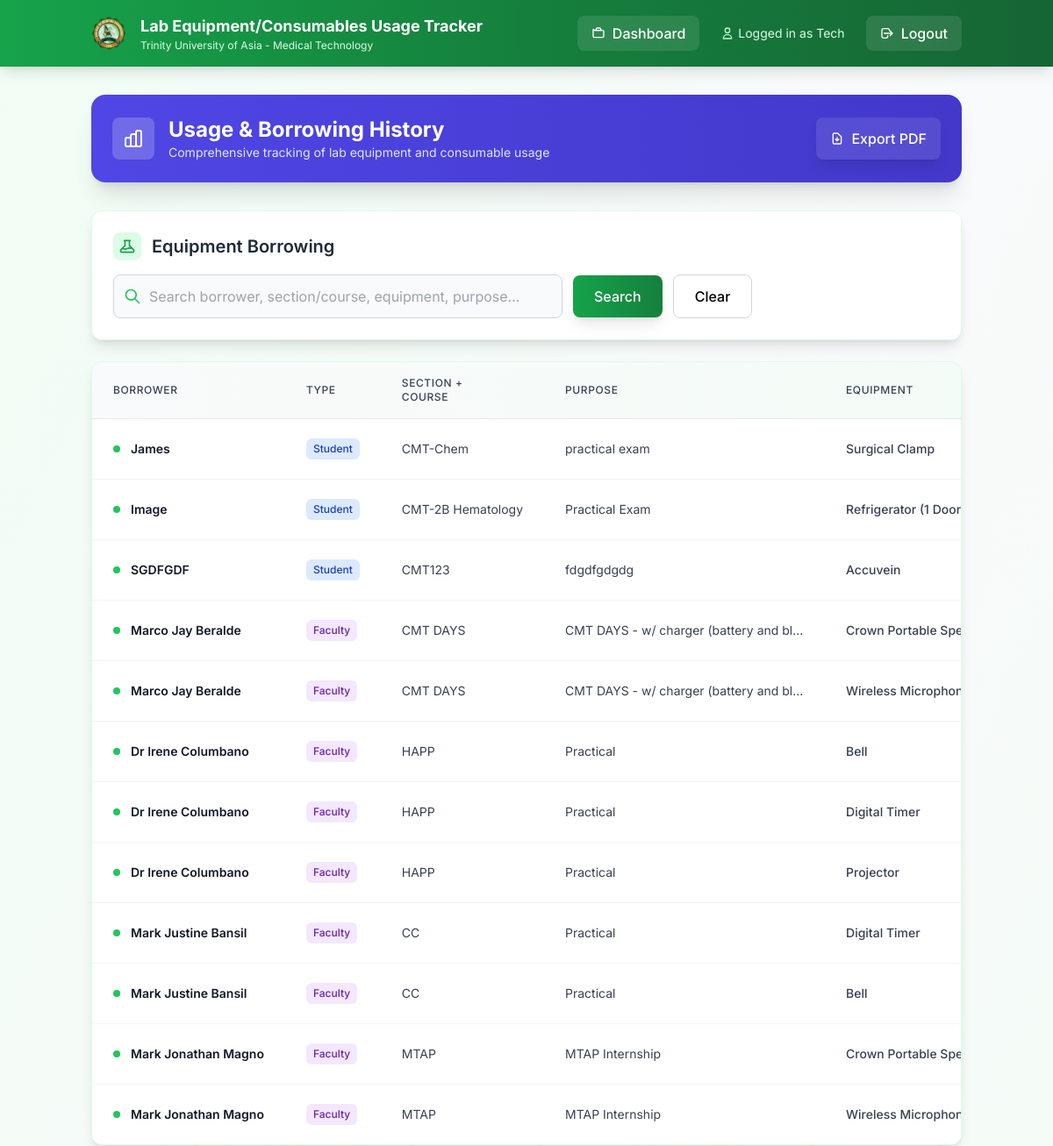
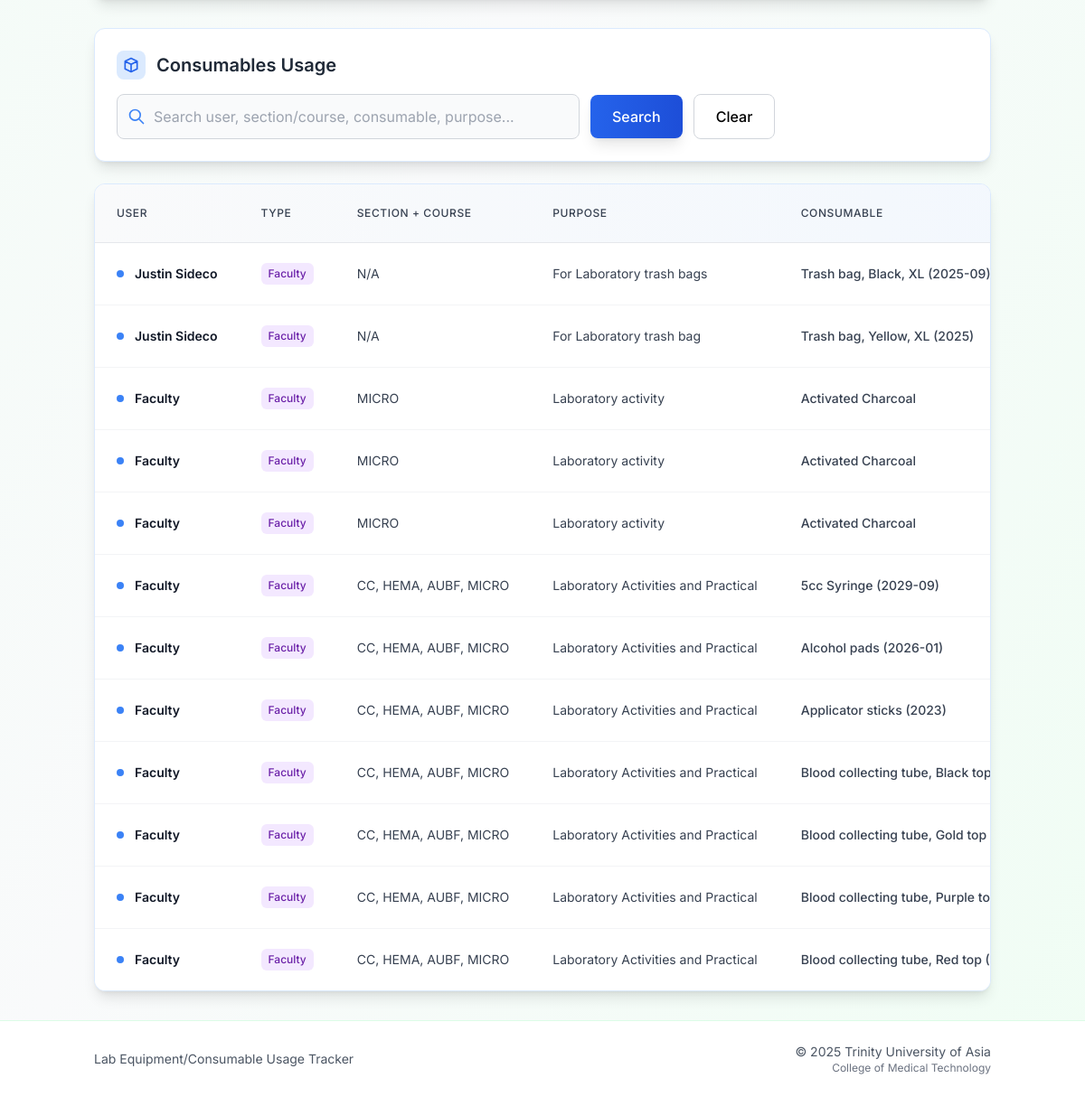
The app's page /history (signed in) with its own data (2 pictures, top to bottom).
### models.py (models this page shows)
class BorrowLog(db.Model):
    id = db.Column(db.Integer, primary_key=True)
    borrower_name = db.Column(db.String(100), nullable=False)
    borrower_type = db.Column(db.String(20), nullable=False)  # 'student' or 'faculty'
    section_course = db.Column(db.String(150), nullable=False)  # Combined section + course
    purpose = db.Column(db.Text, nullable=False)
    equipment_id = db.Column(db.Integer, db.ForeignKey('equipment.id'))
    quantity_borrowed = db.Column(db.Integer, default=1, nullable=False)
    borrowed_at = db.Column(db.DateTime, default=db.func.current_timestamp())
    returned_at = db.Column(db.DateTime, nullable=True)
    equipment = db.relationship('Equipment', backref='borrow_logs')

class Equipment(db.Model):
    id = db.Column(db.Integer, primary_key=True)
    description = db.Column(db.String(200), nullable=False)
    qty = db.Column(db.Integer)
    date_purchased = db.Column(db.String(20))
    serial_number = db.Column(db.String(100))
    brand_name = db.Column(db.String(100))
    model = db.Column(db.String(100))
    remarks = db.Column(db.String(100))
    location = db.Column(db.String(200))

class UsageLog(db.Model):
    id = db.Column(db.Integer, primary_key=True)
    user_name = db.Column(db.String(100), nullable=False)
    user_type = db.Column(db.String(20), nullable=False)  # 'student' or 'faculty'
    section_course = db.Column(db.String(150), nullable=False)  # Combined section + course
    purpose = db.Column(db.Text, nullable=False)
    consumable_id = db.Column(db.Integer, db.ForeignKey('consumable.id'))
    quantity_used = db.Column(db.Integer)
    used_at = db.Column(db.DateTime, default=db.func.current_timestamp())
    consumable = db.relationship('Consumable', backref='usage_logs')
    returned_at = db.Column(db.DateTime, nullable=True)

class Consumable(db.Model):
    id = db.Column(db.Integer, primary_key=True)
    balance_stock = db.Column(db.Integer)
    unit = db.Column(db.String(50))
    description = db.Column(db.String(200))
    expiration = db.Column(db.String(20))
    lot_number = db.Column(db.String(50))
    date_received = db.Column(db.String(20))
    items_out = db.Column(db.Integer)
    items_on_stock = db.Column(db.Integer)
    previous_month_stock = db.Column(db.Integer)
    units_consumed = db.Column(db.Integer)
    units_expired = db.Column(db.Integer)
    is_returnable = db.Column(db.Boolean, default=False, nullable=False)

### app.py (the view, shortened to what this page needs)
@app.route('/history')
def history():
    if session.get('role') not in ['admin', 'tech']:
        return redirect(url_for('dashboard'))
    b_q = request.args.get('b_q', '').strip()
    b_sort = request.args.get('b_sort', 'borrowed_at')
    b_dir = request.args.get('b_dir', 'desc').lower()
    b_dir = 'desc' if b_dir == 'desc' else 'asc'
    u_q = request.args.get('u_q', '').strip()
    u_sort = request.args.get('u_sort', 'used_at')
    u_dir = request.args.get('u_dir', 'desc').lower()
    u_dir = 'desc' if u_dir == 'desc' else 'asc'
    borrows_sortable = {'borrower_name', 'borrower_type', 'section_course', 'purpose', 'equipment', 'quantity_borrowed', 'borrowed_at', 'returned_at'}
    if b_sort not in borrows_sortable:
        b_sort = 'borrowed_at'
    b_query = BorrowLog.query.outerjoin(Equipment)
    if b_sort == 'equipment':
        b_sort_col = Equipment.description
    else:
        b_sort_col = getattr(BorrowLog, b_sort)
    b_query = b_query.order_by(b_sort_col.desc() if b_dir == 'desc' else b_sort_col.asc())
    borrows = b_query.all()
    usages_sortable = {'user_name', 'user_type', 'section_course', 'purpose', 'consumable', 'quantity_used', 'used_at'}
    if u_sort not in usages_sortable:
        u_sort = 'used_at'
    u_query = UsageLog.query.outerjoin(Consumable)
    if u_sort == 'consumable':
        u_sort_col = Consumable.description
    else:
        u_sort_col = getattr(UsageLog, u_sort)
    u_query = u_query.order_by(u_sort_col.desc() if u_dir == 'desc' else u_sort_col.asc())
    usages = u_query.all()
    return render_template(
        'history.html',
        borrows=borrows,
        usages=usages,
        b_q=b_q, b_sort=b_sort, b_dir=b_dir,
        u_q=u_q, u_sort=u_sort, u_dir=u_dir,
    )

### templates/history.html (shortened to what this page needs)
{% extends "base.html" %}
{% block content %}
<div class="bg-gradient-to-r from-indigo-600 to-indigo-700 rounded-2xl shadow-xl text-white p-6 mb-8 medical-shadow-lg">
  <div class="flex items-center justify-between flex-wrap gap-4">
    <div class="flex items-center space-x-4">
      <div class="h-12 w-12 bg-white bg-opacity-20 rounded-lg flex items-center justify-center">
      </div>
      <div>
        <h1 class="text-2xl font-bold">Usage & Borrowing History</h1>
        <p class="text-indigo-100 text-sm">Comprehensive tracking of lab equipment and consumable usage</p>
      </div>
    </div>
    <div class="flex items-center">
      <a href="{{ url_for('export_history_pdf', b_q=b_q, b_sort=b_sort, b_dir=b_dir, u_q=u_q, u_sort=u_sort, u_dir=u_dir) }}"
         class="group flex items-center space-x-2 bg-white bg-opacity-10 hover:bg-opacity-20 px-4 py-3 rounded-lg text-white hover:text-indigo-100 font-medium transition-all duration-200 shadow-lg"
         title="Export both sections to a single PDF">
        <svg class="h-4 w-4" fill="none" stroke="currentColor" viewBox="0 0 24 24">
          <path stroke-linecap="round" stroke-linejoin="round" stroke-width="2" d="M12 10v6m0 0l-3-3m3 3l3-3m2 8H7a2 2 0 01-2-2V5a2 2 0 012-2h5.586a1 1 0 01.707.293l5.414 5.414a1 1 0 01.293.707V19a2 2 0 01-2 2z"/>
        </svg>
        <span>Export PDF</span>
      </a>
    </div>
  </div>
</div>
<div class="mb-8">
  <div class="bg-white rounded-xl shadow-lg border border-green-100 p-6 mb-6 medical-shadow">
    <div class="flex items-center justify-between mb-4">
      <div class="flex items-center space-x-3">
        <div class="h-8 w-8 bg-green-100 rounded-lg flex items-center justify-center">
        </div>
        <h2 class="text-xl font-semibold text-gray-800">Equipment Borrowing</h2>
      </div>
    </div>
    <form method="GET" action="{{ url_for('history') }}" class="flex items-center gap-3">
      <div class="relative flex-1 max-w-lg">
        <div class="absolute inset-y-0 left-0 pl-3 flex items-center pointer-events-none">
        </div>
        <input
          type="text"
          name="b_q"
          value="{{ b_q|default('') }}"
          placeholder="Search borrower, section/course, equipment, purpose..."
          class="block w-full pl-10 pr-3 py-3 border border-gray-300 rounded-lg focus:outline-none focus:ring-2 focus:ring-green-500 focus:border-green-500 transition duration-200 bg-gray-50 focus:bg-white"
          aria-label="Search equipment borrowing"
        />
      </div>
      <button type="submit" class="bg-gradient-to-r from-green-600 to-green-700 text-white px-6 py-3 rounded-lg hover:from-green-700 hover:to-green-800 font-medium transition duration-200 shadow-lg">
        Search
      </button>
      <a href="{{ url_for('history') }}" class="px-6 py-3 rounded-lg border border-gray-300 hover:bg-gray-50 font-medium transition duration-200">
        Clear
      </a>
    </form>
  </div>
  <div class="bg-white rounded-xl shadow-lg border border-green-100 overflow-hidden medical-shadow">
    <div class="overflow-x-auto">
      <table class="min-w-full divide-y divide-gray-200">
        <thead class="bg-gradient-to-r from-gray-50 to-green-50">
          <tr>
            {% set _b_sort = b_sort|default('borrowed_at') %}
            {% set _b_dir = b_dir|default('desc') %}
            {% macro sort_link_b(label, field) -%}
              {%- set is_sorted = (_b_sort == field) -%}
              {%- set next_dir = 'desc' if is_sorted and _b_dir == 'asc' else 'asc' -%}
              <a
                href="{{ url_for('history', b_sort=field, b_dir=next_dir, b_q=b_q, u_sort=u_sort, u_dir=u_dir, u_q=u_q) }}"
                class="group inline-flex items-center gap-2 text-gray-700 hover:text-green-700 font-medium transition-colors"
              >
                <span>{{ label }}</span>
              </a>
            {%- endmacro %}
            <th class="px-6 py-4 text-left text-xs font-semibold text-gray-600 uppercase tracking-wider">
              {{ sort_link_b('Borrower', 'borrower_name') }}
            </th>
            <th class="px-6 py-4 text-left text-xs font-semibold text-gray-600 uppercase tracking-wider">
              {{ sort_link_b('Type', 'borrower_type') }}
            </th>
            <th class="px-6 py-4 text-left text-xs font-semibold text-gray-600 uppercase tracking-wider">
              {{ sort_link_b('Section + Course', 'section_course') }}
            </th>
            <th class="px-6 py-4 text-left text-xs font-semibold text-gray-600 uppercase tracking-wider">
              {{ sort_link_b('Purpose', 'purpose') }}
            </th>
            <th class="px-6 py-4 text-left text-xs font-semibold text-gray-600 uppercase tracking-wider">
              {{ sort_link_b('Equipment', 'equipment') }}
            </th>
          </tr>
        </thead>
        <tbody class="bg-white divide-y divide-gray-100">
          {% for log in borrows %}
          <tr class="hover:bg-green-50 transition-colors duration-150">
            <td class="px-6 py-4 whitespace-nowrap">
              <div class="flex items-center">
                <div class="h-2 w-2 bg-green-500 rounded-full mr-3"></div>
                <span class="text-sm font-semibold text-gray-900">{{ log.borrower_name }}</span>
              </div>
            </td>
            <td class="px-6 py-4 whitespace-nowrap text-sm text-gray-700">
              <span class="inline-flex items-center px-2 py-1 rounded-md text-xs font-medium {% if log.borrower_type == 'student' %}bg-blue-100 text-blue-800{% else %}bg-purple-100 text-purple-800{% endif %}">
                {{ log.borrower_type.title() }}
              </span>
            </td>
            <td class="px-6 py-4 whitespace-nowrap text-sm text-gray-700">{{ log.section_course }}</td>
            <td class="px-6 py-4 text-sm text-gray-700 max-w-xs truncate" title="{{ log.purpose }}">{{ log.purpose }}</td>
            <td class="px-6 py-4 whitespace-nowrap text-sm text-gray-700 font-medium">{{ log.equipment.description if log.equipment else '—' }}</td>
          </tr>
          {% endfor %}
        </tbody>
      </table>
    </div>
  </div>
</div>
<div>
  <div class="bg-white rounded-xl shadow-lg border border-blue-100 p-6 mb-6 medical-shadow">
    <div class="flex items-center justify-between mb-4">
      <div class="flex items-center space-x-3">
        <div class="h-8 w-8 bg-blue-100 rounded-lg flex items-center justify-center">
          <svg class="h-5 w-5 text-blue-600" fill="none" stroke="currentColor" viewBox="0 0 24 24">
            <path stroke-linecap="round" stroke-linejoin="round" stroke-width="2" d="M20 7l-8-4-8 4m16 0l-8 4m8-4v10l-8 4m0-10L4 7m8 4v10M4 7v10l8 4"/>
          </svg>
        </div>
        <h2 class="text-xl font-semibold text-gray-800">Consumables Usage</h2>
      </div>
    </div>
    <form method="GET" action="{{ url_for('history') }}" class="flex items-center gap-3">
      <div class="relative flex-1 max-w-lg">
        <div class="absolute inset-y-0 left-0 pl-3 flex items-center pointer-events-none">
        </div>
        <input
          type="text"
          name="u_q"
          value="{{ u_q|default('') }}"
          placeholder="Search user, section/course, consumable, purpose..."
          class="block w-full pl-10 pr-3 py-3 border border-gray-300 rounded-lg focus:outline-none focus:ring-2 focus:ring-blue-500 focus:border-blue-500 transition duration-200 bg-gray-50 focus:bg-white"
          aria-label="Search consumables usage"
        />
      </div>
      <button type="submit" class="bg-gradient-to-r from-blue-600 to-blue-700 text-white px-6 py-3 rounded-lg hover:from-blue-700 hover:to-blue-800 font-medium transition duration-200 shadow-lg">
        Search
      </button>
      <a href="{{ url_for('history') }}" class="px-6 py-3 rounded-lg border border-gray-300 hover:bg-gray-50 font-medium transition duration-200">
        Clear
      </a>
    </form>
  </div>
  <div class="bg-white rounded-xl shadow-lg border border-blue-100 overflow-hidden medical-shadow">
    <div class="overflow-x-auto">
      <table class="min-w-full divide-y divide-gray-200">
        <thead class="bg-gradient-to-r from-gray-50 to-blue-50">
          <tr>
            {% set _u_sort = u_sort|default('used_at') %}
            {% set _u_dir = u_dir|default('desc') %}
            {% macro sort_link_u(label, field) -%}
              {%- set is_sorted = (_u_sort == field) -%}
              {%- set next_dir = 'desc' if is_sorted and _u_dir == 'asc' else 'asc' -%}
              <a
                href="{{ url_for('history', u_sort=field, u_dir=next_dir, u_q=u_q, b_sort=b_sort, b_dir=b_dir, b_q=b_q) }}"
                class="group inline-flex items-center gap-2 text-gray-700 hover:text-blue-700 font-medium transition-colors"
              >
                <span>{{ label }}</span>
              </a>
            {%- endmacro %}
            <th class="px-6 py-4 text-left text-xs font-semibold text-gray-600 uppercase tracking-wider">
              {{ sort_link_u('User', 'user_name') }}
            </th>
            <th class="px-6 py-4 text-left text-xs font-semibold text-gray-600 uppercase tracking-wider">
              {{ sort_link_u('Type', 'user_type') }}
            </th>
            <th class="px-6 py-4 text-left text-xs font-semibold text-gray-600 uppercase tracking-wider">
              {{ sort_link_u('Section + Course', 'section_course') }}
            </th>
            <th class="px-6 py-4 text-left text-xs font-semibold text-gray-600 uppercase tracking-wider">
              {{ sort_link_u('Purpose', 'purpose') }}
            </th>
            <th class="px-6 py-4 text-left text-xs font-semibold text-gray-600 uppercase tracking-wider">
              {{ sort_link_u('Consumable', 'consumable') }}
            </th>
          </tr>
        </thead>
        <tbody class="bg-white divide-y divide-gray-100">
          {% for log in usages %}
          <tr class="hover:bg-blue-50 transition-colors duration-150">
            <td class="px-6 py-4 whitespace-nowrap">
              <div class="flex items-center">
                <div class="h-2 w-2 bg-blue-500 rounded-full mr-3"></div>
                <span class="text-sm font-semibold text-gray-900">{{ log.user_name }}</span>
              </div>
            </td>
            <td class="px-6 py-4 whitespace-nowrap text-sm text-gray-700">
              <span class="inline-flex items-center px-2 py-1 rounded-md text-xs font-medium {% if log.user_type == 'student' %}bg-blue-100 text-blue-800{% else %}bg-purple-100 text-purple-800{% endif %}">
                {{ log.user_type.title() }}
              </span>
            </td>
            <td class="px-6 py-4 whitespace-nowrap text-sm text-gray-700">{{ log.section_course }}</td>
            <td class="px-6 py-4 text-sm text-gray-700 max-w-xs truncate" title="{{ log.purpose }}">{{ log.purpose }}</td>
            <td class="px-6 py-4 whitespace-nowrap text-sm text-gray-700 font-medium">{{ log.consumable.description if log.consumable else '—' }}</td>
          </tr>
          {% endfor %}
        </tbody>
      </table>
    </div>
  </div>
</div>
{% endblock %}

### records on screen
BorrowLog: borrower_name "James", borrower_type "Student", section_course "CMT-Chem", purpose "practical exam", equipment "Surgical Clamp"
BorrowLog: borrower_name "Image", borrower_type "Student", section_course "CMT-2B Hematology", purpose "Practical Exam", equipment "Refrigerator (1…"
BorrowLog: borrower_name "SGDFGDF", borrower_type "Student", section_course "CMT123", purpose "fdgdfgdgdg", equipment "Accuvein"
BorrowLog: borrower_name "Marco Jay Beralde", borrower_type "Faculty", section_course "CMT DAYS", purpose "CMT DAYS - w/ charger (battery and bl…", equipment "Crown Portable…"
BorrowLog: borrower_name "Marco Jay Beralde", borrower_type "Faculty", section_course "CMT DAYS", purpose "CMT DAYS - w/ charger (battery and bl…", equipment "Wireless…"
BorrowLog: borrower_name "Dr Irene Columbano", borrower_type "Faculty", section_course "HAPP", purpose "Practical", equipment "Bell"
BorrowLog: borrower_name "Dr Irene Columbano", borrower_type "Faculty", section_course "HAPP", purpose "Practical", equipment "Digital Timer"
BorrowLog: borrower_name "Dr Irene Columbano", borrower_type "Faculty", section_course "HAPP", purpose "Practical", equipment "Projector"
BorrowLog: borrower_name "Mark Justine Bansil", borrower_type "Faculty", section_course "CC", purpose "Practical", equipment "Digital Timer"
BorrowLog: borrower_name "Mark Justine Bansil", borrower_type "Faculty", section_course "CC", purpose "Practical", equipment "Bell"
BorrowLog: borrower_name "Mark Jonathan Magno", borrower_type "Faculty", section_course "MTAP", purpose "MTAP Internship", equipment "Crown Portable…"
BorrowLog: borrower_name "Mark Jonathan Magno", borrower_type "Faculty", section_course "MTAP", purpose "MTAP Internship", equipment "Wireless…"
UsageLog: user_name "Justin Sideco", user_type "Faculty", section_course "N/A", purpose "For Laboratory trash bags", consumable "Trash bag, Black, XL (2025-09)"
UsageLog: user_name "Justin Sideco", user_type "Faculty", section_course "N/A", purpose "For Laboratory trash bag", consumable "Trash bag, Yellow, XL (2025)"
UsageLog: user_name "Faculty", user_type "Faculty", section_course "MICRO", purpose "Laboratory activity", consumable "Activated Charcoal"
UsageLog: user_name "Faculty", user_type "Faculty", section_course "MICRO", purpose "Laboratory activity", consumable "Activated Charcoal"
UsageLog: user_name "Faculty", user_type "Faculty", section_course "MICRO", purpose "Laboratory activity", consumable "Activated Charcoal"
UsageLog: user_name "Faculty", user_type "Faculty", section_course "CC, HEMA, AUBF, MICRO", purpose "Laboratory Activities and Practical", consumable "5cc Syringe (2029-09)"
UsageLog: user_name "Faculty", user_type "Faculty", section_course "CC, HEMA, AUBF, MICRO", purpose "Laboratory Activities and Practical", consumable "Alcohol pads (2026-01)"
UsageLog: user_name "Faculty", user_type "Faculty", section_course "CC, HEMA, AUBF, MICRO", purpose "Laboratory Activities and Practical", consumable "Applicator sticks (2023)"
UsageLog: user_name "Faculty", user_type "Faculty", section_course "CC, HEMA, AUBF, MICRO", purpose "Laboratory Activities and Practical", consumable "Blood collecting tube, Black…"
UsageLog: user_name "Faculty", user_type "Faculty", section_course "CC, HEMA, AUBF, MICRO", purpose "Laboratory Activities and Practical", consumable "Blood collecting tube, Gold top…"
UsageLog: user_name "Faculty", user_type "Faculty", section_course "CC, HEMA, AUBF, MICRO", purpose "Laboratory Activities and Practical", consumable "Blood collecting tube, Purple…"
UsageLog: user_name "Faculty", user_type "Faculty", section_course "CC, HEMA, AUBF, MICRO", purpose "Laboratory Activities and Practical", consumable "Blood collecting tube, Red top…"

### other values on screen
{{ session.get('role', 'User').title() }} "Tech"
{{ label }} "BORROWER TYPE SECTION + COURSE PURPOSE EQUIPMENT"
{{ label }} "USER TYPE SECTION + COURSE PURPOSE CONSUMABLE"
